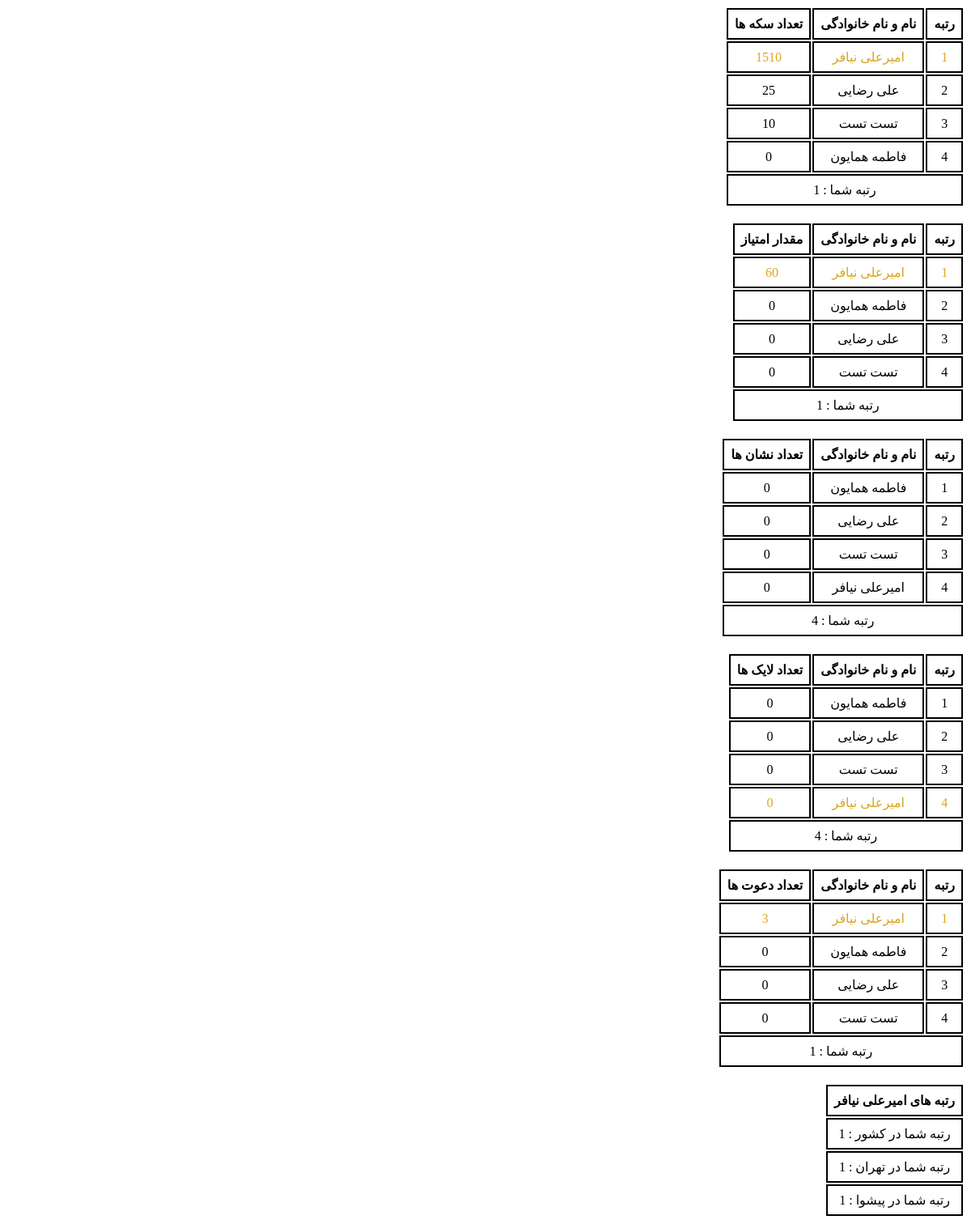
Screenshot of /club (signed in) with the database file from the repository.
### models/user.py (models this page shows)
class User(db.Model, UserMixin):
    __tablename__ = "users"
    id = Column(Integer, primary_key=True)
    name = Column(String, nullable=False, unique=True, index=True)
    username = Column(String, nullable=False, unique=True, index=True)
    password = Column(String, nullable=False, unique=True, index=True)
    code = Column(Integer, nullable=False, unique=True, index=True)
    phone = Column(String, nullable=False, index=True)
    email = Column(String, nullable=False, index=True)
    grade = Column(String, nullable=False, index=True)
    birth = Column(String, nullable=False, index=True)  #1340 - 1397
    gender = Column(String, nullable=False, index=True)
    type = Column(String, nullable=False, index=True)
    invite_code = Column(String, nullable=False, index=True)
    invite_auth = Column(String, nullable=False, index=True)
    msg_code = Column(Integer, index=True)
    province = Column(String, index=True)
    city = Column(String, index=True)
    school_name = Column(String, index=True)
    school_type = Column(String, index=True)
    home_addres = Column(String, index=True)
    recognition = Column(String, index=True)
    final = Column(Integer, default=0, index=True)
    authentication = Column(Integer, default=0, index=True)
    downloads = Column(Integer, default=2, index=True)
    coin = Column(Integer, default=0, index=True)
    point = Column(Integer, default=0, index=True)
    badge = Column(Integer, default=0, index=True)
    like = Column(Integer, default=0, index=True)
    invite = Column(Integer, default=0, index=True)

### blueprints/user.py (the view)
@app.route('/club')
@login_required
def club():
    top_coins = User.query.order_by(User.coin.desc()).limit(10).all()
    top_points = User.query.order_by(User.point.desc()).limit(10).all()
    top_likes = User.query.order_by(User.like.desc()).limit(10).all()
    top_badges = User.query.order_by(User.badge.desc()).limit(10).all()
    top_invites = User.query.order_by(User.invite.desc()).limit(10).all()
    rank_coins = User.query.order_by(User.coin.desc()).all().index(current_user)+1
    rank_points = User.query.order_by(User.point.desc()).all().index(current_user)+1
    rank_likes = User.query.order_by(User.like.desc()).all().index(current_user)+1
    rank_badges = User.query.order_by(User.badge.desc()).all().index(current_user)+1
    rank_invites = User.query.order_by(User.invite.desc()).all().index(current_user)+1
    province_rank = User.query.filter(User.province==current_user.province).order_by(User.point.desc()).all().index(current_user)+1
    city_rank = User.query.filter(User.city==current_user.city).order_by(User.point.desc()).all().index(current_user)+1
    return render_template("user/club.html", top_coins=top_coins, top_points=top_points, top_likes=top_likes, top_badges=top_badges, top_invites=top_invites,
                           rank_coins=rank_coins, rank_points=rank_points, rank_likes=rank_likes, rank_badges=rank_badges, rank_invites=rank_invites,
                            province_rank=province_rank, city_rank=city_rank)

### app.py (called while the page is built)
@login_manager.user_loader
def load_user(user_id):
    return User.query.filter(User.id==user_id).first()

### templates/user/club.html (shortened to what this page needs)
{% extends "Base.html" %}
    {% block body %}
    <table>
        <tr>
            <th>رتبه</th>
            <th>نام و نام خانوادگی</th>
            <th>تعداد سکه ها</th>
        </tr>
        {%for i in top_coins%}
        <tr class="{{'me' if i==current_user}}">
            <td>{{loop.index}}</td>
            <td>{{i.name}}</td>
            <td>{{i.coin}}</td>
        </tr>
        {% endfor %}
        {% if current_user.authentication==1 and current_user.final==1%}
        <tr>
            <td colspan="3">رتبه شما : {{rank_coins}}</td>
        </tr>
        {% endif %}
    </table>
    <br>
    <table>
        <tr>
            <th>رتبه</th>
            <th>نام و نام خانوادگی</th>
            <th>مقدار امتیاز </th>
        </tr>
        {%for i in top_points%}
        <tr class="{{'me' if i==current_user}}">
            <td>{{loop.index}}</td>
            <td>{{i.name}}</td>
            <td>{{i.point}}</td>
        </tr>
        {% endfor %}
        {% if current_user.authentication==1 and current_user.final==1%}
        <tr>
            <td colspan="3">رتبه شما : {{rank_points}}</td>
        </tr>
        {% endif %}
    </table>
    <br>
    <table>
        <tr>
            <th>رتبه</th>
            <th>نام و نام خانوادگی</th>
            <th>تعداد نشان ها </th>
        </tr>
        {%for i in top_badges%}
        <tr class="{{'me' if i==user}}">
            <td>{{loop.index}}</td>
            <td>{{i.name}}</td>
            <td>{{i.badge}}</td>
        </tr>
        {% endfor %}
        {% if current_user.authentication==1 and current_user.final==1%}
        <tr>
            <td colspan="3">رتبه شما : {{rank_badges}}</td>
        </tr>
        {% endif %}
    </table>
    <br>
    <table>
        <tr>
            <th>رتبه</th>
            <th>نام و نام خانوادگی</th>
            <th>تعداد لایک ها </th>
        </tr>
        {%for i in top_likes%}
        <tr class="{{'me' if i==current_user}}">
            <td>{{loop.index}}</td>
            <td>{{i.name}}</td>
            <td>{{i.like}}</td>
        </tr>
        {% endfor %}
        {% if current_user.authentication==1 and current_user.final==1%}
        <tr>
            <td colspan="3">رتبه شما : {{rank_likes}}</td>
        </tr>
        {% endif %}
    </table>
    <br>
    <table>
        <tr>
            <th>رتبه</th>
            <th>نام و نام خانوادگی</th>
            <th>تعداد دعوت ها </th>
        </tr>
        {%for i in top_invites%}
        <tr class="{{'me' if i==current_user}}">
            <td>{{loop.index}}</td>
            <td>{{i.name}}</td>
            <td>{{i.invite}}</td>
        </tr>
        {% endfor %}
        {% if current_user.authentication==1 and current_user.final==1%}
        <tr>
            <td colspan="3">رتبه شما : {{rank_invites}}</td>
        </tr>
        {% endif %}
    </table>
    <br>
    {% if current_user.authentication==1 and current_user.final==1%}
    <table>
        <tr>
            <th>رتبه های {{current_user.name}}</th>
        </tr>
        <tr>
            <td>رتبه شما در کشور : {{rank_points}}</td>
        </tr>
        <tr>
            <td>رتبه شما در {{current_user.province}} : {{province_rank}}</td>
        </tr>
        <tr>
            <td>رتبه شما در {{current_user.city}} : {{city_rank}}</td>
        </tr>
    </table>
    {% else %}
    <a href="{{url_for('user.completion')+'?next=/club'}}"><button>مشاهده رتبه های من</button></a>
    {% endif %}
{% endblock %}

### templates/Base.html (shortened to what this page needs)
<!DOCTYPE html>
<html lang="fa" dir="rtl">
<head>
    <link rel="stylesheet" href="{{ url_for('static', filename='libraries/sweetalert2/sweetalert2.min.css') }}">
</head>
<body>
    {% block body%}{% endblock %}
</body>
</html>

### templates/user/club.html (style rules this page uses)
.me { color: goldenrod; }
th, td { border: 2px solid black; padding: 8px; text-align: center; }

### rows the page displays
User: name "امیرعلی نیافر", coin "1510", point "60", badge "0", like "0", invite "3", province "تهران", city "پیشوا"
User: name "علی رضایی", coin "25", point "0", badge "0", like "0", invite "0"
User: name "تست تست", coin "10", point "0", badge "0", like "0", invite "0"
User: name "فاطمه همایون", coin "0", point "0", badge "0", like "0", invite "0"

### other values shown
{{ rank_coins }} "1"
{{ rank_points }} "1"
{{ rank_badges }} "4"
{{ rank_likes }} "4"
{{ rank_invites }} "1"
{{ province_rank }} "1"
{{ city_rank }} "1"
